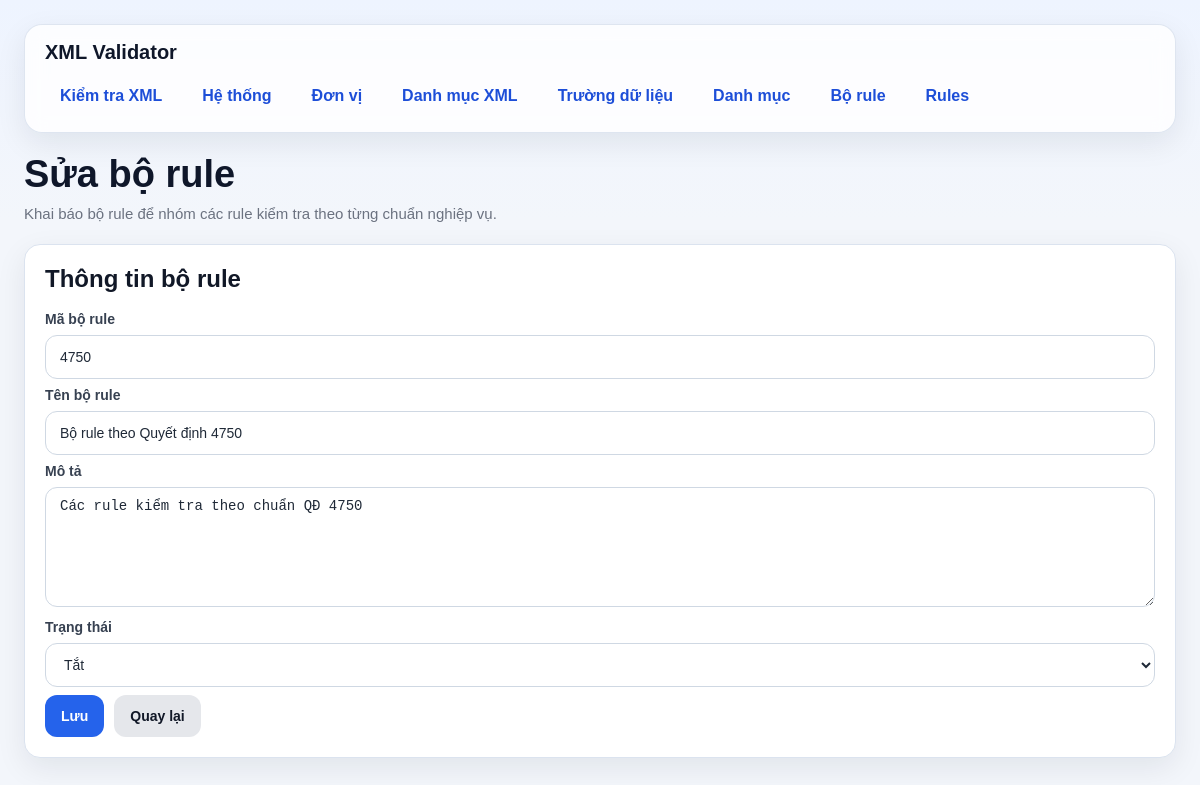
The app's page /rule-sets/1/edit, older data.
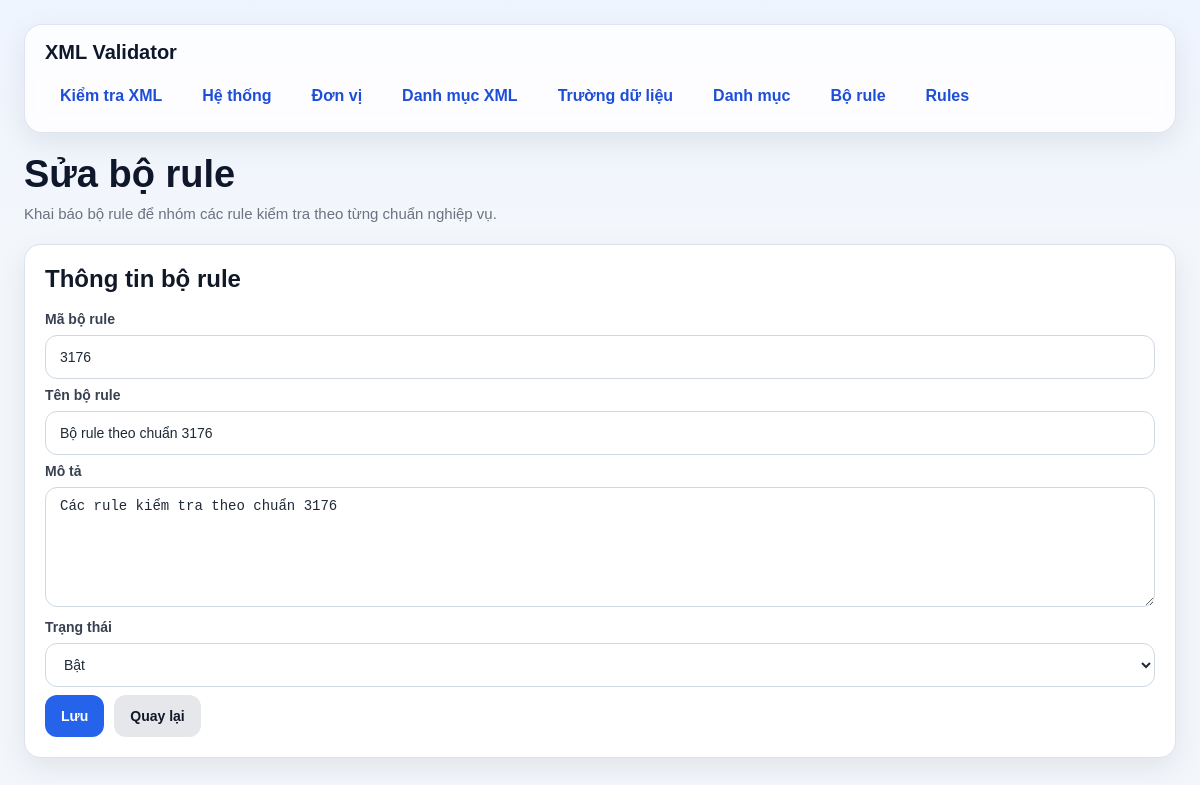
The same page, newer data.
### models/rule_model.py (models this page shows, shortened)
class BoRule(db.Model):
    __tablename__ = "bo_rule"
    id = db.Column(db.Integer, primary_key=True)
    ma_bo_rule = db.Column(db.String(100), nullable=False, unique=True)
    ten_bo_rule = db.Column(db.String(255), nullable=False)
    mo_ta = db.Column(db.String(500), nullable=True)
    is_active = db.Column(db.Boolean, nullable=False, default=True)

### routes/rule_set_routes.py (the view, shortened to what this page needs)
@rule_set_bp.route("/<int:item_id>/edit", methods=["GET", "POST"])
def edit_rule_set(item_id):
    item = BoRule.query.get_or_404(item_id)
    return render_template("rule_set_form.html", item=item)

### templates/rule_set_form.html (shortened to what this page needs)
{% extends "base.html" %}
{% block content %}
<div class="page-header">
    <h1 class="page-title">{% if item %}Sửa bộ rule{% else %}Thêm bộ rule{% endif %}</h1>
    <div class="page-subtitle">Khai báo bộ rule để nhóm các rule kiểm tra theo từng chuẩn nghiệp vụ.</div>
</div>
<div class="card">
    <h2 class="card-title">Thông tin bộ rule</h2>
    <form method="POST">
        <label>Mã bộ rule</label>
        <input type="text" name="ma_bo_rule" required value="{{ item.ma_bo_rule if item else '' }}" placeholder="4750">
        <label>Tên bộ rule</label>
        <input type="text" name="ten_bo_rule" required value="{{ item.ten_bo_rule if item else '' }}" placeholder="Bộ rule 4750">
        <label>Mô tả</label>
        <textarea name="mo_ta" placeholder="Mô tả ngắn về bộ rule">{{ item.mo_ta if item and item.mo_ta else '' }}</textarea>
        <label>Trạng thái</label>
        <select name="is_active">
            <option value="1" {% if not item or item.is_active %}selected{% endif %}>Bật</option>
            <option value="0" {% if item and not item.is_active %}selected{% endif %}>Tắt</option>
        </select>
        <div class="actions">
            <button type="submit" class="btn btn-primary">Lưu</button>
            <a href="/rule-sets" class="btn btn-secondary">Quay lại</a>
        </div>
    </form>
</div>
{% endblock %}

Row changes from the older to the newer data that the page shows:
changed BoRule: ma_bo_rule "4750" → "3176"; ten_bo_rule "Bộ rule theo Quyết định 4750" → "Bộ rule theo chuẩn 3176"; mo_ta "Các rule kiểm tra theo chuẩn QĐ 4750" → "Các rule kiểm tra theo chuẩn 3176"; is_active "Tắt" → "Bật"
